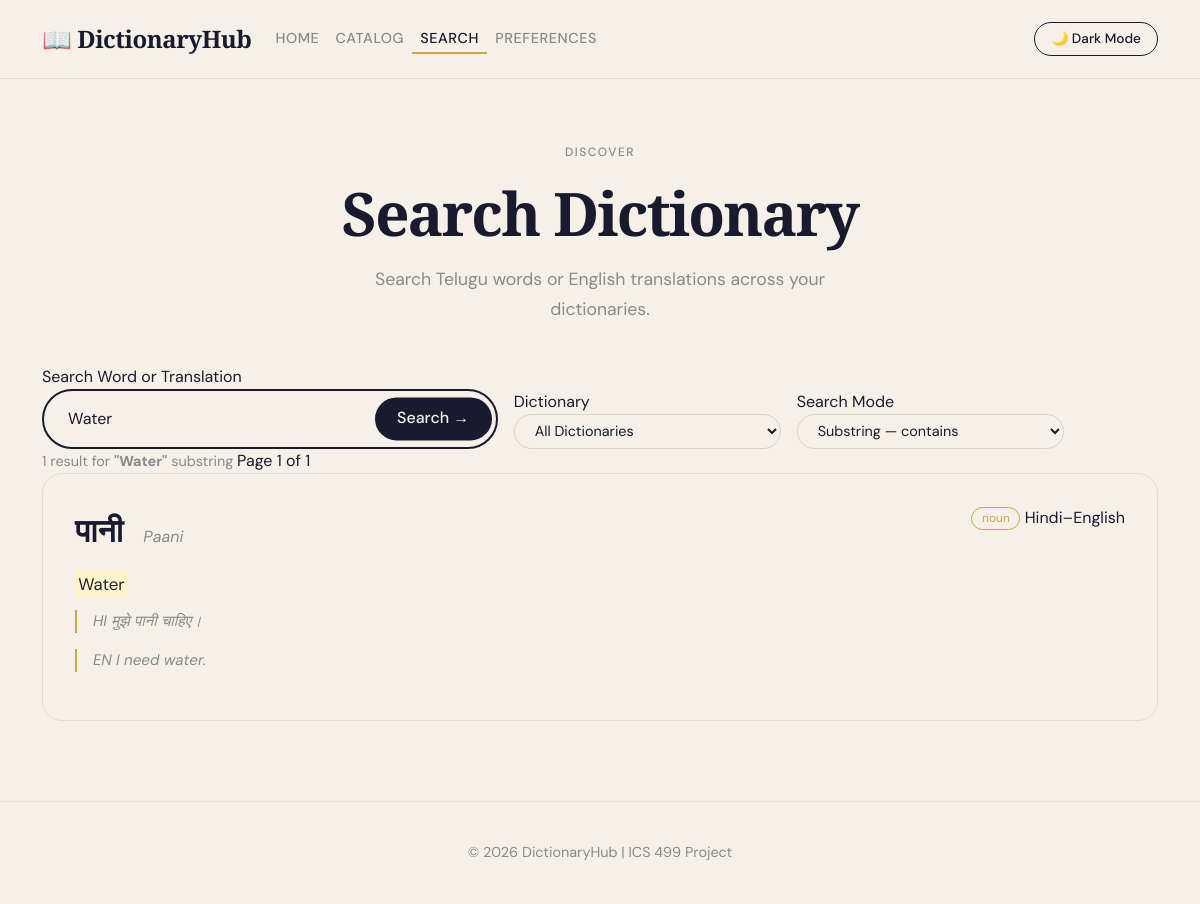
The page /index.php?page=search&q=Water&mode=substring on the database as committed earlier.
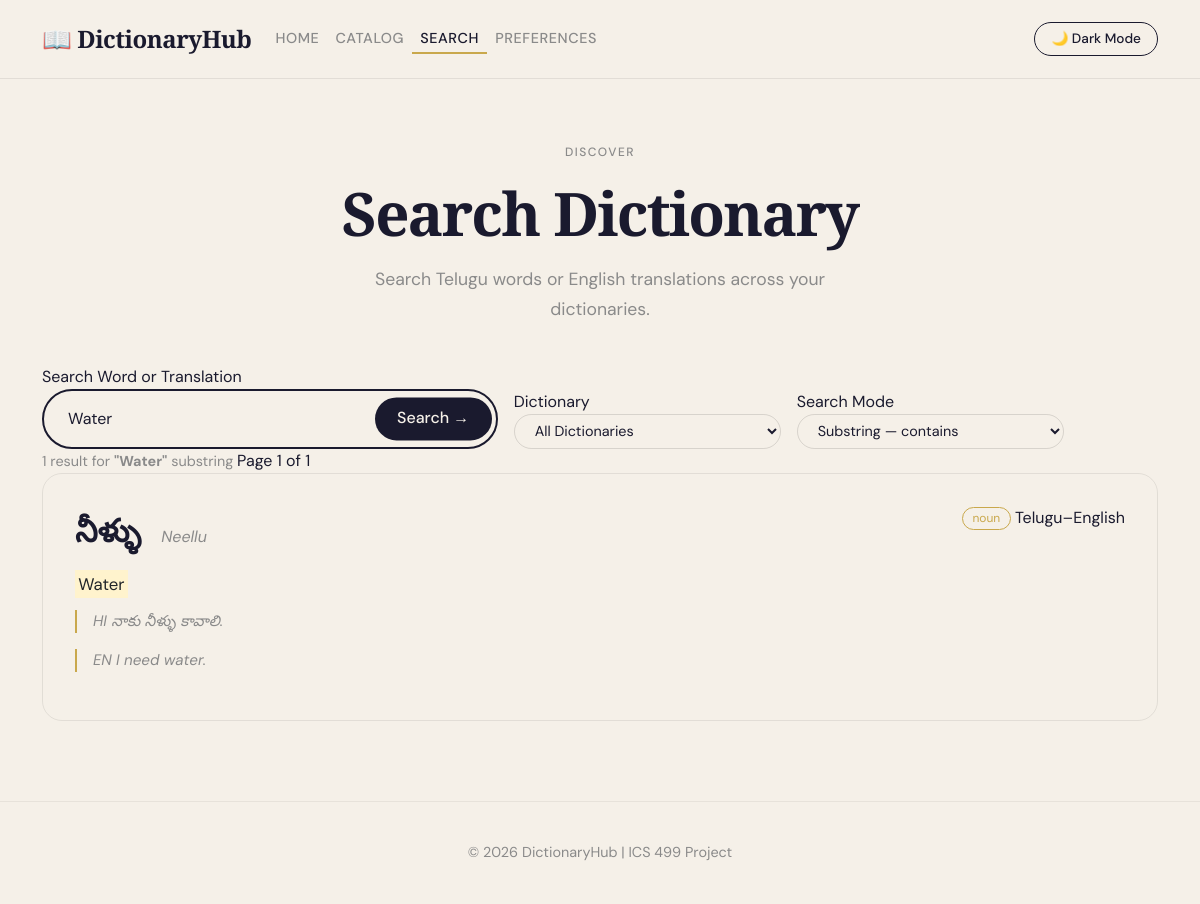
The same page on the database as committed later.
### tables this page shows
CREATE TABLE IF NOT EXISTS `dictionary_entries` (
  `id`               INT UNSIGNED  NOT NULL AUTO_INCREMENT,
  `dictionary_id`    INT UNSIGNED  NOT NULL,
  `word`             VARCHAR(255)  NOT NULL,        
  `translation`      VARCHAR(500)  NOT NULL,        
  `transliteration`  VARCHAR(255)  DEFAULT '',      
  `part_of_speech`   VARCHAR(100)  DEFAULT '',      
  `example_source`   TEXT          DEFAULT '',      
  `example_target`   TEXT          DEFAULT '',      
  `created_at`       TIMESTAMP     NOT NULL DEFAULT CURRENT_TIMESTAMP,

  PRIMARY KEY (`id`),

   
  UNIQUE KEY `uq_word_per_dict` (`dictionary_id`, `word`),

   
  FULLTEXT KEY `ft_search` (`word`, `translation`, `transliteration`),

  FOREIGN KEY (`dictionary_id`) REFERENCES `dictionaries`(`id`) ON DELETE CASCADE

);

CREATE TABLE IF NOT EXISTS `dictionaries` (
  `id`           INT UNSIGNED   NOT NULL AUTO_INCREMENT,
  `name`         VARCHAR(255)   NOT NULL,
  `description`  TEXT,
  `source_lang`  VARCHAR(50)    NOT NULL DEFAULT 'Telugu',
  `target_lang`  VARCHAR(50)    NOT NULL DEFAULT 'English',
  `created_by`   INT UNSIGNED,                    
  `created_at`   TIMESTAMP      NOT NULL DEFAULT CURRENT_TIMESTAMP,

  PRIMARY KEY (`id`),
  FOREIGN KEY (`created_by`) REFERENCES `users`(`id`) ON DELETE SET NULL

);

### index.php (called while the page is built, shortened)
<?php
  $page    = isset($_GET['page']) ? $_GET['page'] : 'home';
?>
<?php include 'includes/header.php'; ?>
<?php include "pages/{$page}.php"; ?>
<?php include 'includes/footer.php'; ?>

### pages/search.php (the view, shortened to what this page needs)
<?php
require_once __DIR__ . '/../includes/db.php';
$query       = trim($_GET['q']           ?? '');
$mode        = $_GET['mode']             ?? 'substring';
$dict_id     = $_GET['dictionary_id']   ?? 'all';
$page        = max(1, intval($_GET['p'] ?? 1));
$offset      = ($page - 1) * RESULTS_PER_PAGE;
$results    = [];
$total      = 0;
$searched   = false;
if ($query !== '') {
    $searched = true;
    $pattern = match($mode) {
        'exact'     => $query,
        'prefix'    => $query . '%',
        'suffix'    => '%' . $query,
        'substring' => '%' . $query . '%',
        default     => '%' . $query . '%',
    };
    if ($dict_id === 'all' || $dict_id === '') {
        $where      = "(de.word LIKE ? OR de.translation LIKE ? OR de.transliteration LIKE ?)";
        $count_sql  = "SELECT COUNT(*) AS total
                       FROM dictionary_entries de
                       WHERE {$where}";
        $result_sql = "SELECT de.*, d.name AS dictionary_name
                       FROM dictionary_entries de
                       JOIN dictionaries d ON de.dictionary_id = d.id
                       WHERE {$where}
                       ORDER BY de.word ASC
                       LIMIT ? OFFSET ?";
        $count_stmt = $db->prepare($count_sql);
        $count_stmt->bind_param('sss', $pattern, $pattern, $pattern);
        $count_stmt->execute();
        $total = $count_stmt->get_result()->fetch_assoc()['total'];
        $limit = RESULTS_PER_PAGE;
        $stmt = $db->prepare($result_sql);
        $stmt->bind_param('sssii', $pattern, $pattern, $pattern, $limit, $offset);
    }
    $stmt->execute();
    $result  = $stmt->get_result();
    while ($row = $result->fetch_assoc()) {
        $results[] = $row;
    }
    $total_pages = ceil($total / RESULTS_PER_PAGE);
}
function highlight($text, $query) {
    $escaped = preg_quote($query, '/');
    $safe    = htmlspecialchars($text);
    return preg_replace('/(' . $escaped . ')/iu', '<mark>$1</mark>', $safe);
}
?>
<section class="search-page-section">
  <div class="container">
    <div class="page-header">
      <div class="section-label">Discover</div>
      <h1 class="page-title">Search Dictionary</h1>
      <p class="page-subtitle">Search Telugu words or English translations across your dictionaries.</p>
    </div>
    <div class="search-form-card">
      <form method="GET" action="index.php">
        <div class="row g-3 align-items-end">
          <div class="col-12 col-md-5">
            <label class="search-form-label">Search Word or Translation</label>
            <div class="search-wrap" style="max-width:100%;">
              <input
                type="text"
                name="q"
                value="<?php echo htmlspecialchars($query); ?>"
                placeholder='e.g. पानी or "water"'
                autocomplete="off"
              >
              <button type="submit">Search →</button>
            </div>
          </div>
          <div class="col-12 col-md-3">
            <label class="search-form-label">Dictionary</label>
            <select name="dictionary_id" class="pref-select w-100">
              <option value="all" <?php echo $dict_id === 'all' ? 'selected' : ''; ?>>All Dictionaries</option>
            </select>
          </div>
          <div class="col-12 col-md-3">
            <label class="search-form-label">Search Mode</label>
            <select name="mode" class="pref-select w-100">
              <option value="substring" <?php echo $mode === 'substring' ? 'selected' : ''; ?>>Substring — contains</option>
            </select>
          </div>
        </div>
      </form>
    </div>
    <?php if ($searched): ?>
      <?php if (count($results) === 0): ?>
        <div class="no-results">
          <div class="no-results-icon">🔍</div>
          <h3>No results for "<?php echo htmlspecialchars($query); ?>"</h3>
          <p>Try a different search mode or check your spelling.</p>
          <div class="suggestion-tags mt-3">
            <?php foreach (['substring','prefix','suffix','exact'] as $m): ?>
              <?php if ($m !== $mode): ?>
                <a href="<?php echo page_url($page, $query, $m, $dict_id); ?>" class="suggestion-tag">
                  Try <?php echo $m; ?> instead
                </a>
              <?php endif; ?>
            <?php endforeach; ?>
          </div>
        </div>
      <?php else: ?>
        <div class="results-meta">
          <span class="results-count">
            <?php echo number_format($total); ?> result<?php echo $total !== 1 ? 's' : ''; ?>
            for <strong>"<?php echo htmlspecialchars($query); ?>"</strong>
            <span class="results-mode-badge"><?php echo $mode; ?></span>
          </span>
          <span class="results-page-info">
            Page <?php echo $page; ?> of <?php echo $total_pages; ?>
          </span>
        </div>
        <div class="results-list">
          <?php foreach ($results as $entry): ?>
            <div class="result-card">
              <div class="result-card-header">
                <div class="result-left">
                  <span class="result-word">
                    <?php echo highlight($entry['word'], $query); ?>
                  </span>
                  <?php if (!empty($entry['transliteration'])): ?>
                    <span class="result-phonetic">
                      <?php echo highlight($entry['transliteration'], $query); ?>
                    </span>
                  <?php endif; ?>
                </div>
                <div class="result-right">
                  <?php if (!empty($entry['part_of_speech'])): ?>
                    <span class="word-card-pos"><?php echo htmlspecialchars($entry['part_of_speech']); ?></span>
                  <?php endif; ?>
                  <span class="result-dict-badge"><?php echo htmlspecialchars($entry['dictionary_name']); ?></span>
                </div>
              </div>
              <p class="result-definition">
                <?php echo highlight($entry['translation'], $query); ?>
              </p>
              <?php if (!empty($entry['example_source'])): ?>
                <div class="result-examples">
                  <p class="result-example">
                    <span class="example-lang">HI</span>
                    <?php echo htmlspecialchars($entry['example_source']); ?>
                  </p>
                  <?php if (!empty($entry['example_target'])): ?>
                    <p class="result-example">
                      <span class="example-lang">EN</span>
                      <?php echo htmlspecialchars($entry['example_target']); ?>
                    </p>
                  <?php endif; ?>
                </div>
              <?php endif; ?>
            </div>
          <?php endforeach; ?>
        </div>
      <?php endif; ?>
    <?php endif; ?>
  </div>
</section>

### includes/header.php (shortened to what this page needs)
<!DOCTYPE html>
<html lang="en">
<head>
  <link href="https://cdn.jsdelivr.net/npm/bootstrap@5.3.2/dist/css/bootstrap.min.css" rel="stylesheet">
  <link rel="stylesheet" href="assets/css/style.css">
</head>
<body>
<nav class="navbar navbar-expand-lg">
  <div class="container">
    <a class="navbar-brand fw-bold" href="index.php">📖 DictionaryHub</a>
    <div class="collapse navbar-collapse" id="navbarNav">
      <ul class="navbar-nav me-auto">
        <li class="nav-item">
          <a class="nav-link <?php echo (!isset($_GET['page']) || $_GET['page'] === 'home') ? 'active-link' : ''; ?>" href="index.php">Home</a>
        </li>
        <li class="nav-item">
          <a class="nav-link <?php echo (isset($_GET['page']) && $_GET['page'] === 'catalog') ? 'active-link' : ''; ?>" href="index.php?page=catalog">Catalog</a>
        </li>
        <li class="nav-item">
          <a class="nav-link <?php echo (isset($_GET['page']) && $_GET['page'] === 'search') ? 'active-link' : ''; ?>" href="index.php?page=search">Search</a>
        </li>
        <li class="nav-item">
          <a class="nav-link <?php echo (isset($_GET['page']) && $_GET['page'] === 'preferences') ? 'active-link' : ''; ?>" href="index.php?page=preferences">Preferences</a>
        </li>
      </ul>
      <button onclick="toggleTheme()" class="theme-btn" id="themeBtn">🌙 Dark Mode</button>
    </div>
  </div>
</nav>

### includes/footer.php (shortened to what this page needs)
<footer class="site-footer">
  <div class="container">
    <p>© <?php echo date("Y"); ?> DictionaryHub | ICS 499 Project</p>
  </div>
</footer>
</body>
</html>

### assets/css/style.css (style rules this page uses)
:root { --ink: #1a1a2e; --cream: #f5f0e8; --gold: #c9a84c; --accent: #e05a3a; --muted: #8a8a8a; }
* { box-sizing: border-box; }
body { font-family: 'DM Sans', sans-serif; background-color: var(--cream); color: var(--ink); transition: background 0.4s, color 0.4s; overflow-x: hidden; }
.navbar { background: transparent !important; border-bottom: 1px solid rgba(0, 0, 0, 0.08); padding: 1rem 0; position: sticky; top: 0; z-index: 100; backdrop-filter: blur(12px); -webkit-backdrop-filter: blur(12px); background-color: rgba(245, 240, 232, 0.85) !important; }
.navbar-brand { font-family: 'Playfair Display', serif; font-size: 1.5rem; color: var(--ink) !important; letter-spacing: -0.02em; }
.nav-link { color: var(--muted) !important; font-weight: 500; font-size: 0.9rem; letter-spacing: 0.04em; text-transform: uppercase; transition: color 0.2s; }
.nav-link:hover, .nav-link.active-link { color: var(--ink) !important; }
.active-link { border-bottom: 2px solid var(--gold); padding-bottom: 2px; }
.theme-btn { background: none; border: 1.5px solid var(--ink); color: var(--ink); border-radius: 50px; padding: 0.35rem 1rem; font-size: 0.85rem; font-weight: 500; cursor: pointer; transition: all 0.2s; }
.page-header { padding: 4rem 0 2.5rem; text-align: center; }
.page-title { font-family: 'Playfair Display', serif; font-size: clamp(2.5rem, 5vw, 4rem); font-weight: 700; letter-spacing: -0.03em; margin-bottom: 1rem; }
.page-subtitle { color: var(--muted); font-size: 1.1rem; max-width: 500px; margin: 0 auto; line-height: 1.7; }
.search-wrap { position: relative; max-width: 620px; }
.search-wrap input { width: 100%; border: 2px solid var(--ink); border-radius: 50px; padding: 1rem 1.5rem; font-size: 1rem; font-family: 'DM Sans', sans-serif; background: transparent; color: var(--ink); outline: none; transition: box-shadow 0.2s; }
.search-wrap input::placeholder { color: var(--muted); }
.search-wrap button { position: absolute; right: 6px; top: 50%; transform: translateY(-50%); background: var(--ink); color: var(--cream); border: none; border-radius: 50px; padding: 0.6rem 1.4rem; font-weight: 500; cursor: pointer; transition: background 0.2s; }
.section-label { font-size: 0.75rem; letter-spacing: 0.12em; text-transform: uppercase; color: var(--muted); margin-bottom: 1rem; font-weight: 500; }
.site-footer { border-top: 1px solid rgba(0, 0, 0, 0.06); padding: 2.5rem 0; text-align: center; }
.site-footer p { color: var(--muted); font-size: 0.9rem; margin: 0; }
.word-card-pos { font-size: 0.75rem; border: 1px solid var(--gold); color: var(--gold); border-radius: 50px; padding: 0.15rem 0.6rem; }
.search-page-section { padding-bottom: 5rem; }
.results-count { color: var(--muted); font-size: 0.9rem; margin-bottom: 2rem; }
.result-card { padding: 2rem; border: 1.5px solid rgba(0, 0, 0, 0.08); border-radius: 20px; transition: border-color 0.2s; }
.result-card-header { display: flex; align-items: flex-start; justify-content: space-between; flex-wrap: wrap; gap: 0.5rem; margin-bottom: 1rem; }
.result-word { font-family: 'Playfair Display', serif; font-size: 2rem; font-weight: 700; margin-right: 0.75rem; }
.result-phonetic { font-style: italic; color: var(--muted); font-size: 1rem; }
.result-definition { font-size: 1.05rem; line-height: 1.7; margin-bottom: 0.75rem; }
.result-example { font-style: italic; color: var(--muted); font-size: 0.95rem; border-left: 2px solid var(--gold); padding-left: 1rem; margin-bottom: 1rem; }
.pref-select { background: transparent; border: 1.5px solid rgba(0, 0, 0, 0.12); border-radius: 50px; padding: 0.4rem 1rem; color: var(--ink); font-family: 'DM Sans', sans-serif; font-size: 0.9rem; cursor: pointer; outline: none; transition: border-color 0.2s; }

Rows that differ between the two databases and show on the page:
changed dictionary_entries "I need water.": word "पानी Paani Water" → "నీళ్ళు Neellu Water"; dictionary.name "Hindi–English" → "Telugu–English"; example_source "मुझे पानी चाहिए।" → "నాకు నీళ్ళు కావాలి."
